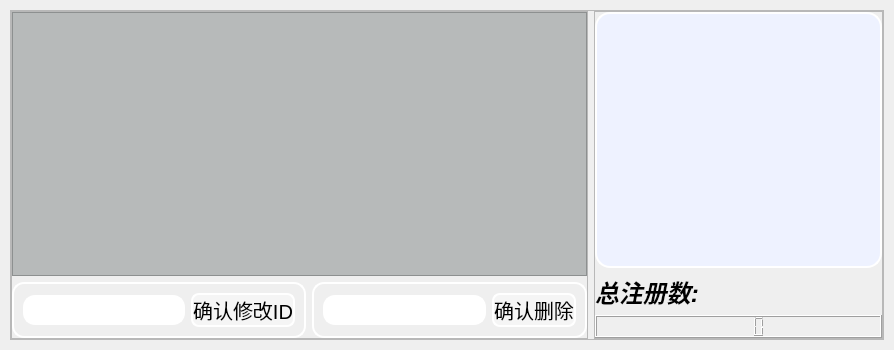
                     <widget class="QWidget" name="manager">
                      <property name="styleSheet">
                       <string notr="true"/>
                      </property>
                      <layout class="QVBoxLayout" name="verticalLayout">
                       <property name="spacing">
                        <number>10</number>
                       </property>
                       <property name="leftMargin">
                        <number>10</number>
                       </property>
                       <property name="topMargin">
                        <number>10</number>
                       </property>
                       <property name="rightMargin">
                        <number>10</number>
                       </property>
                       <property name="bottomMargin">
                        <number>10</number>
                       </property>
                       <item>
                        <widget class="QFrame" name="mg_main">
                         <property name="frameShape">
                          <enum>QFrame::Shape::StyledPanel</enum>
                         </property>
                         <property name="frameShadow">
                          <enum>QFrame::Shadow::Raised</enum>
                         </property>
                         <layout class="QHBoxLayout" name="horizontalLayout_6" stretch="2,1">
                          <property name="sizeConstraint">
                           <enum>QLayout::SizeConstraint::SetDefaultConstraint</enum>
                          </property>
                          <property name="leftMargin">
                           <number>0</number>
                          </property>
                          <property name="topMargin">
                           <number>0</number>
                          </property>
                          <property name="rightMargin">
                           <number>0</number>
                          </property>
                          <property name="bottomMargin">
                           <number>0</number>
                          </property>
                          <item>
                           <widget class="QFrame" name="mg_left">
                            <property name="frameShape">
                             <enum>QFrame::Shape::StyledPanel</enum>
                            </property>
                            <property name="frameShadow">
                             <enum>QFrame::Shadow::Raised</enum>
                            </property>
                            <layout class="QGridLayout" name="gridLayout" rowstretch="5,0">
                             <property name="leftMargin">
                              <number>0</number>
                             </property>
                             <property name="topMargin">
                              <number>0</number>
                             </property>
                             <property name="rightMargin">
                              <number>0</number>
                             </property>
                             <property name="bottomMargin">
                              <number>0</number>
                             </property>
                             <property name="horizontalSpacing">
                              <number>6</number>
                             </property>
                             <item row="1" column="0">
                              <widget class="QFrame" name="mg_left_1">
                               <property name="font">
                                <font>
                                 <family>Arial</family>
                                </font>
                               </property>
                               <property name="styleSheet">
                                <string notr="true">
border:2px solid rgb(255, 255, 255);
border-radius:12px;
</string>
                               </property>
                               <property name="frameShape">
                                <enum>QFrame::Shape::StyledPanel</enum>
                               </property>
                               <property name="frameShadow">
                                <enum>QFrame::Shadow::Raised</enum>
                               </property>
                               <layout class="QHBoxLayout" name="horizontalLayout_7">
                                <item>
                                 <widget class="QLineEdit" name="mag_id_nameEdit">
                                  <property name="font">
                                   <font>
                                    <family>Arial</family>
                                    <pointsize>15</pointsize>
                                   </font>
                                  </property>
                                  <property name="styleSheet">
                                   <string notr="true"/>
                                  </property>
                                 </widget>
                                </item>
                                <item>
                                 <widget class="QPushButton" name="mag_nameedit_button">
                                  <property name="font">
                                   <font>
                                    <family>Arial</family>
                                    <pointsize>15</pointsize>
                                   </font>
                                  </property>
                                  <property name="styleSheet">
                                   <string notr="true">/*按钮普通态*/
QPushButton
{

    /*background-color:rgb(14 , 150 , 254);*/
    /*边框圆角半径为8像素*/ 
    border-radius:8px;
    background-color:rgba(255,255,255,90);
}

/*按钮停留态*/
QPushButton:hover
{
    /*背景颜色*/  
    background-color:rgb(44 , 137 , 255);
}

/*按钮按下态*/
QPushButton:pressed
{
    /*背景颜色*/  
    background-color:rgb(14 , 135 , 228);
    /*左内边距为3像素，让按下时字向右移动3像素*/  
    padding-left:3px;
    /*上内边距为3像素，让按下时字向下移动3像素*/  
    padding-top:3px;
}</string>
                                  </property>
                                  <property name="text">
                                   <string>确认修改ID</string>
                                  </property>
                                 </widget>
                                </item>
                               </layout>
                              </widget>
                             </item>
                             <item row="1" column="1">
                              <widget class="QFrame" name="mg_left_2">
                               <property name="font">
                                <font>
                                 <family>Arial</family>
                                </font>
                               </property>
                               <property name="styleSheet">
                                <string notr="true">
border:2px solid rgb(255, 255, 255);
border-radius:12px;
</string>
                               </property>
                               <property name="frameShape">
                                <enum>QFrame::Shape::StyledPanel</enum>
                               </property>
                               <property name="frameShadow">
                                <enum>QFrame::Shadow::Raised</enum>
                               </property>
                               <layout class="QHBoxLayout" name="horizontalLayout_8">
                                <item>
                                 <widget class="QLineEdit" name="mag_del_edit">
                                  <property name="font">
                                   <font>
                                    <family>Arial</family>
                                    <pointsize>15</pointsize>
                                   </font>
                                  </property>
                                 </widget>
                                </item>
                                <item>
                                 <widget class="QPushButton" name="mag_delete_button">
                                  <property name="font">
                                   <font>
                                    <family>Arial</family>
                                    <pointsize>15</pointsize>
                                   </font>
                                  </property>
                                  <property name="styleSheet">
                                   <string notr="true">/*按钮普通态*/
QPushButton
{
    /*background-color:rgb(14 , 150 , 254);*/
    /*边框圆角半径为8像素*/ 
    border-radius:8px;
    background-color:rgba(255,255,255,90);
}

/*按钮停留态*/
QPushButton:hover
{
    /*背景颜色*/  
    background-color:rgb(44 , 137 , 255);
}

/*按钮按下态*/
QPushButton:pressed
{
    /*背景颜色*/  
    background-color:rgb(14 , 135 , 228);
    /*左内边距为3像素，让按下时字向右移动3像素*/  
    padding-left:3px;
    /*上内边距为3像素，让按下时字向下移动3像素*/  
    padding-top:3px;
}</string>
                                  </property>
                                  <property name="text">
                                   <string>确认删除</string>
                                  </property>
                                 </widget>
                                </item>
                               </layout>
                              </widget>
                             </item>
                             <item row="0" column="0" colspan="2">
                              <widget class="QTableView" name="all_db_showTb">
                               <property name="sizePolicy">
                                <sizepolicy hsizetype="Preferred" vsizetype="Preferred">
                                 <horstretch>0</horstretch>
                                 <verstretch>0</verstretch>
                                </sizepolicy>
                               </property>
                               <property name="font">
                                <font>
                                 <family>Arial</family>
                                 <pointsize>15</pointsize>
                                 <bold>true</bold>
                                </font>
                               </property>
                               <property name="styleSheet">
                                <string notr="true">background-color:rgba(167, 170, 170,196)</string>
                               </property>
                              </widget>
                             </item>
                            </layout>
                           </widget>
                          </item>
                          <item>
                           <widget class="QFrame" name="frame_5">
                            <property name="frameShape">
                             <enum>QFrame::Shape::StyledPanel</enum>
                            </property>
                            <property name="frameShadow">
                             <enum>QFrame::Shadow::Raised</enum>
                            </property>
                            <layout class="QVBoxLayout" name="verticalLayout_7" stretch="3,2,1">
                             <property name="leftMargin">
                              <number>0</number>
                             </property>
                             <property name="topMargin">
                              <number>0</number>
                             </property>
                             <property name="rightMargin">
                              <number>0</number>
                             </property>
                             <property name="bottomMargin">
                              <number>0</number>
                             </property>
                             <item>
                              <widget class="QLabel" name="mag_grly_img_show">
                               <property name="sizePolicy">
                                <sizepolicy hsizetype="Ignored" vsizetype="Ignored">
                                 <horstretch>0</horstretch>
                                 <verstretch>0</verstretch>
                                </sizepolicy>
                               </property>
                               <property name="minimumSize">
                                <size>
                                 <width>256</width>
                                 <height>256</height>
                                </size>
                               </property>
                               <property name="font">
                                <font>
                                 <family>Arial</family>
                                </font>
                               </property>
                               <property name="styleSheet">
                                <string notr="true">background-color: rgb(238, 242, 255);
border:2px solid rgb(255, 255, 255);
border-radius:15px</string>
                               </property>
                               <property name="text">
                                <string/>
                               </property>
                               <property name="alignment">
                                <set>Qt::AlignmentFlag::AlignCenter</set>
                               </property>
                              </widget>
                             </item>
                             <item>
                              <widget class="QLabel" name="label_7">
                               <property name="font">
                                <font>
                                 <family>Arial</family>
                                 <pointsize>18</pointsize>
                                 <italic>true</italic>
                                 <bold>true</bold>
                                </font>
                               </property>
                               <property name="text">
                                <string>总注册数:</string>
                               </property>
                              </widget>
                             </item>
                             <item>
                              <widget class="QLCDNumber" name="mag_total_reg_num">
                               <property name="font">
                                <font>
                                 <family>Arial</family>
                                </font>
                               </property>
                              </widget>
                             </item>
                            </layout>
                           </widget>
                          </item>
                         </layout>
                        </widget>
                       </item>
                      </layout>
                     </widget>
